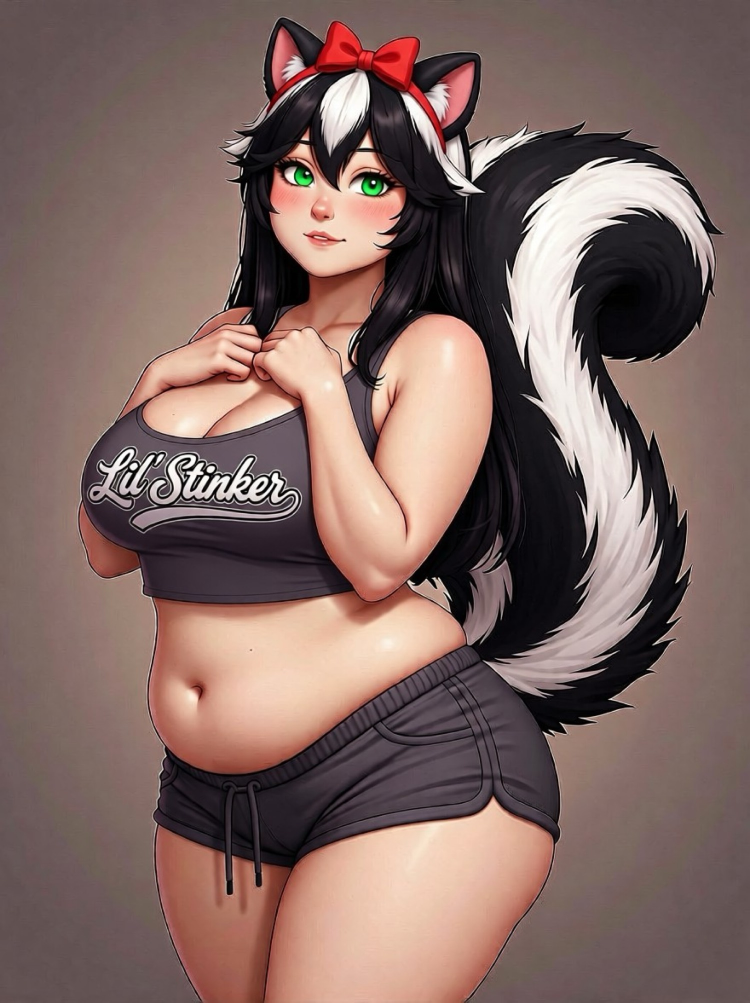
#> input picture attachments/IMG_9452.jpg, 1500 x 2005 px (shown at 1/2 size); its folder holds only this picture in this run
$ python -i repair_portraits.py   (imports and definitions only)
#> lines starting #> are read from the running program, lines starting #| are printed output that depends on the picture; after the words box and inside, x2 and y2 are one past the last pixel; in counts of white or black regions, pixels touching at a corner belong together
#!/usr/bin/env python3
"""Tighten mattes, kill magenta/pink backdrop leftovers, despill hair fringes."""
from __future__ import annotations

from pathlib import Path

import numpy as np
from PIL import Image, ImageFilter

ROOT = Path("/workspace/public/art/izzy")


def flood(seed: np.ndarray) -> np.ndarray:
    return flood_from_edges(seed)


def flood_from_edges(seed: np.ndarray) -> np.ndarray:
    h, w = seed.shape
    out = np.zeros((h, w), dtype=bool)
    stack: list[tuple[int, int]] = []

    def push(y: int, x: int) -> None:
        if 0 <= y < h and 0 <= x < w and seed[y, x] and not out[y, x]:
            out[y, x] = True
            stack.append((y, x))

    for x in range(w):
        push(0, x)
        push(h - 1, x)
    for y in range(h):
        push(y, 0)
        push(y, w - 1)
    while stack:
        y, x = stack.pop()
        push(y - 1, x)
        push(y + 1, x)
        push(y, x - 1)
        push(y, x + 1)
    return out


def flood_from(seed_mask: np.ndarray, allowed: np.ndarray) -> np.ndarray:
    h, w = allowed.shape
    out = np.zeros((h, w), dtype=bool)
    stack: list[tuple[int, int]] = []

    def push(y: int, x: int) -> None:
        if 0 <= y < h and 0 <= x < w and allowed[y, x] and not out[y, x]:
            out[y, x] = True
            stack.append((y, x))

    ys, xs = np.where(seed_mask & allowed)
    for y, x in zip(ys.tolist(), xs.tolist()):
        push(y, x)
    while stack:
        y, x = stack.pop()
        push(y - 1, x)
        push(y + 1, x)
        push(y, x - 1)
        push(y, x + 1)
    return out


def largest_component(keep: np.ndarray) -> np.ndarray:
    ys, xs = np.where(keep)
    if len(ys) == 0:
        return keep
    cy, cx = int(np.median(ys)), int(np.median(xs))
    if not keep[cy, cx]:
        d = (ys - cy) ** 2 + (xs - cx) ** 2
        i = int(np.argmin(d))
        cy, cx = int(ys[i]), int(xs[i])
    seed = np.zeros_like(keep)
    seed[cy, cx] = True
    main = flood_from(seed, keep)
    return main if main.any() else keep


def magentaish(r: np.ndarray, g: np.ndarray, b: np.ndarray) -> np.ndarray:
    mx = np.maximum(r, b)
    return (r > 70) & (b > 55) & (g + 28 < mx) & ((r + b) / 2 - g > 22)


def repair(src: Path, dst: Path) -> None:
#> called with src = '../attachments/IMG_9452.jpg', dst = 'out.png'
    im = Image.open(src).convert("RGBA")
    arr = np.array(im).astype(np.float32)
    rgb = arr[:, :, :3]
    r, g, b = rgb[:, :, 0], rgb[:, :, 1], rgb[:, :, 2]
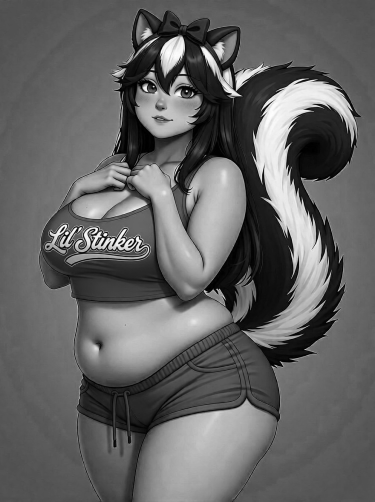
#> b: shape (2005, 1500) float32 (shown at 1/4 size); min 0, max 255, mean 98.9
    a = arr[:, :, 3]
#> a: shape (2005, 1500) float32; every value is 255
    h, w, _ = arr.shape

    border = np.concatenate([rgb[0], rgb[-1], rgb[:, 0], rgb[:, -1]], axis=0)
    bg = np.median(border, axis=0)
#> bg = [108, 89, 88]
    dist = np.sqrt(((rgb - bg) ** 2).sum(axis=2))
    mag = magentaish(r, g, b)
#> in magentaish, `return (r > 70) & (b > 55) & (g + 28 < mx) & ((r + b) / 2 - g > 22)`:
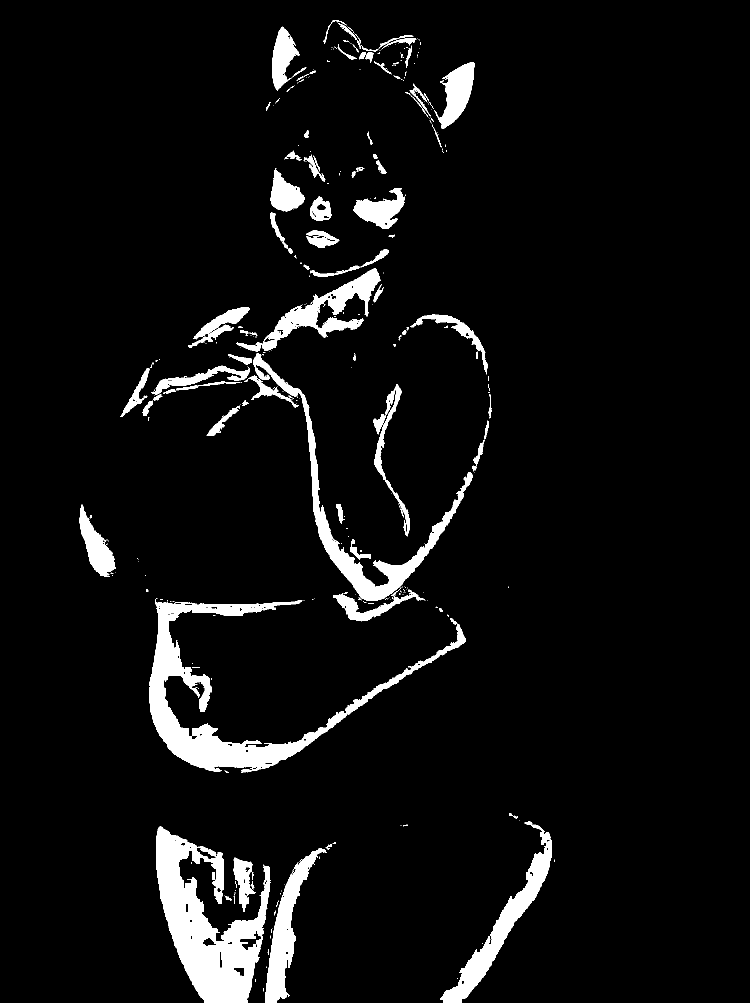
#> returned value: shape (2005, 1500) bool (shown at 1/2 size); 5.9% white; 384 white regions (282 under 20 px), largest, box (x1, y1, x2, y2) and area: (312, 1652, 541, 2005) 37544, (298, 1198, 931, 1545) 35197, (506, 706, 946, 1202) 16945
    sat = rgb.max(axis=2) - rgb.min(axis=2)

    # Backdrop: near-bg, magenta leftovers, or already-transparent.
    is_bg = (a < 18) | (dist < 38) | (mag & (a < 230) & (sat < 90))
#> is_bg: shape (2005, 1500) bool; 36.7% white; 7031 white regions (6794 under 20 px), largest, box (x1, y1, x2, y2) and area: (0, 0, 1500, 2005) 990295, (204, 832, 615, 1001) 23511, (696, 1473, 963, 1602) 13129
    # Also treat very light pink wash as bg when it's near the canvas edge flood.
    is_bg = is_bg | ((r > 170) & (b > 140) & (g > 120) & (r > g + 15) & (a < 200))
    kill = flood(is_bg)
#> in flood, `return flood_from_edges(seed)`:
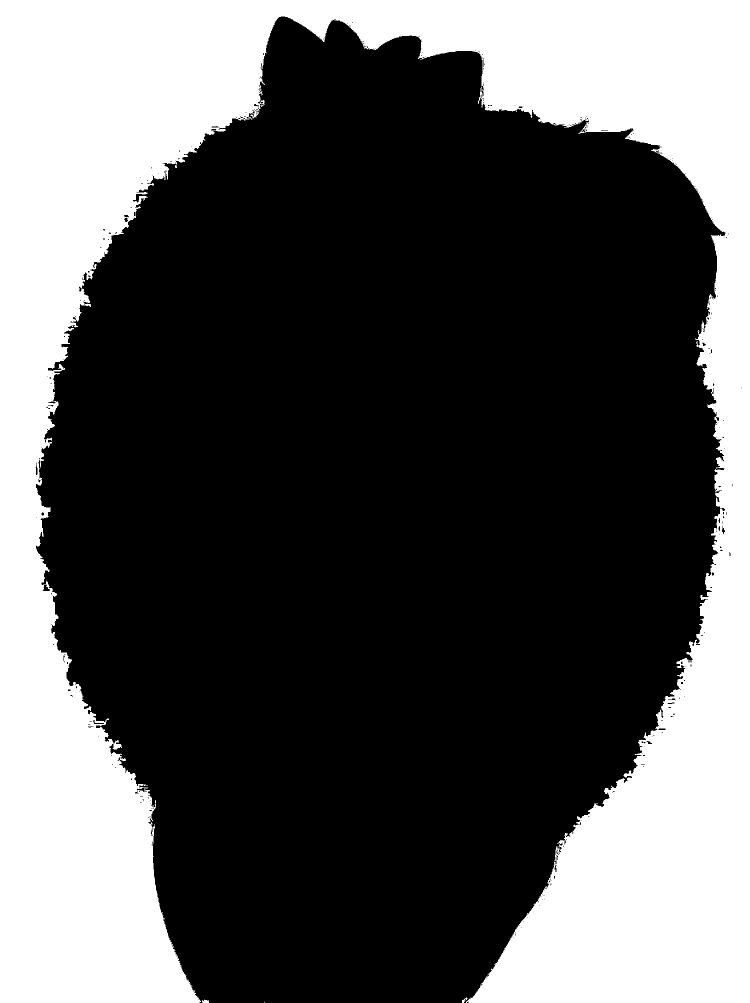
#> returned value: shape (2005, 1500) bool (shown at 1/2 size); 32.9% white; 4 white regions (1 under 20 px), largest, box (x1, y1, x2, y2) and area: (0, 0, 1500, 2005) 989846, (404, 1999, 418, 2005) 61, (924, 1995, 936, 2005) 49

    keep = (a > 40) & ~kill
    keep = largest_component(keep)
#> in largest_component, `cy, cx = int(np.median(ys)), int(np.median(xs))`: cy = 1012; cx = 756
#> in flood_from, `ys, xs = np.where(seed_mask & allowed)`: ys = [1012]; xs = [756]
#> the loop in flood_from, `for y, x in zip(ys.tolist(), xs.tolist()):` made 1 pass
#> (y, x) on pass 1: (1012, 756)
    # Grow keep slightly so hair wisps survive, then re-knock flood bg.
    kimg = Image.fromarray(keep.astype(np.uint8) * 255)
#> kimg: PIL image 1500x2005 L; 67% white; 4 black regions (1 under 20 px), largest, box (x1, y1, x2, y2) and area: (0, 0, 1500, 2005) 992069, (404, 1999, 418, 2005) 61, (924, 1995, 936, 2005) 49
    keep = np.array(kimg.filter(ImageFilter.MaxFilter(3))) > 0
#> keep: shape (2005, 1500) bool; 67.4% white; 26 black regions (21 under 20 px), largest, box (x1, y1, x2, y2) and area: (0, 0, 1500, 2005) 980656, (228, 1486, 242, 1498) 97, (406, 2001, 417, 2005) 33, (119, 729, 128, 739) 32, (521, 202, 527, 210) 31
    keep = keep & ~kill
#> keep: shape (2005, 1500) bool; 67% white; 4 black regions (1 under 20 px), largest, box (x1, y1, x2, y2) and area: (0, 0, 1500, 2005) 992010, (404, 1999, 418, 2005) 61, (924, 1995, 936, 2005) 49

    # Semi-transparent halo: if a pixel is weakly opaque and magenta/near-bg, drop it.
    halo = keep & ((a < 140) | (dist < 55) | (mag & (a < 210)))
#> halo: shape (2005, 1500) bool; 12.6% white; 6102 white regions (5707 under 20 px), largest, box (x1, y1, x2, y2) and area: (72, 226, 511, 1615) 99484, (1118, 652, 1450, 1689) 58725, (195, 804, 617, 1019) 28403
    # Only drop halo on the silhouette (pixels with a transparent neighbor).
    trans = ~keep | (a < 12)
    neigh = np.zeros_like(halo)
    neigh[1:] |= trans[:-1]
#> neigh: shape (2005, 1500) bool; 33% white; 4 white regions (1 under 20 px), largest, box (x1, y1, x2, y2) and area: (0, 1, 1500, 2005) 991043, (404, 2000, 418, 2005) 48, (924, 1996, 936, 2005) 45
    neigh[:-1] |= trans[1:]
    neigh[:, 1:] |= trans[:, :-1]
    neigh[:, :-1] |= trans[:, 1:]
#> neigh: shape (2005, 1500) bool; 33.3% white; 2 white regions (1 under 20 px), largest, box (x1, y1, x2, y2) and area: (0, 0, 1500, 2005) 1000910
    drop = halo & neigh
#> drop: shape (2005, 1500) bool; 0.24% white in thin lines or dots
    keep = keep & ~drop
#> keep: shape (2005, 1500) bool; 66.8% white; 4 black regions (1 under 20 px), largest, box (x1, y1, x2, y2) and area: (0, 0, 1500, 2005) 999128, (404, 1998, 419, 2005) 81, (923, 1995, 937, 2005) 66
    fringe = keep & neigh & (magentaish(r, g, b) | ((r > g + 35) & (r > b + 10)))
#> fringe: shape (2005, 1500) bool; 0.01% white in thin lines or dots, all inside (x1, y1, x2, y2) = (528, 40, 1110, 2004)

    alpha = np.where(keep, np.clip(a, 0, 255), 0.0)
    binary = Image.fromarray((alpha > 20).astype(np.uint8) * 255)
    soft = binary.filter(ImageFilter.GaussianBlur(radius=0.8))
    alpha = np.minimum(alpha, np.array(soft).astype(np.float32))
    alpha = np.where(keep, np.maximum(alpha, np.where(a > 200, 255, alpha)), 0.0)

    # Interior leftover pink/purple specks in hair (not the rose bow).
    yx = np.arange(h)[:, None]
    hair_zone = yx < int(h * 0.48)
    bow = (r > 140) & (g < 90) & (b < 110) & (r > g + 50)
#> bow: shape (2005, 1500) bool; 1.7% white; 789 white regions (723 under 20 px), largest, box (x1, y1, x2, y2) and area: (636, 44, 837, 177) 11341, (333, 1732, 542, 2005) 10157, (332, 1471, 614, 1542) 4065
    junk = keep & hair_zone & mag & ~bow & (sat < 85)
#> junk: shape (2005, 1500) bool; 0.51% white; 495 white regions (357 under 20 px), largest, box (x1, y1, x2, y2) and area: (241, 736, 298, 834) 711, (540, 425, 586, 507) 623, (883, 124, 949, 258) 598
    # Recolor junk toward nearby darker hair.
    r2 = np.where(junk | fringe, np.where(junk, np.minimum(r, g + 8), r * 0.55 + g * 0.45), r)
    b2 = np.where(junk | fringe, np.where(junk, np.minimum(b, g + 12), b * 0.50 + g * 0.50), b)
    g2 = np.where(junk, np.maximum(g, (r2 + b2) / 2 * 0.4), g)
    arr[:, :, 0] = r2
    arr[:, :, 1] = g2
    arr[:, :, 2] = b2
    arr[:, :, 3] = alpha
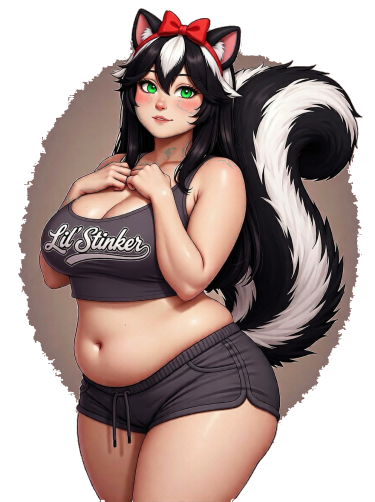
#> arr: shape (2005, 1500, 4) float32 (shown at 1/4 size); mean R, G, B, A 127.9, 104.8, 99.3, 170.9; transparent parts drawn white

    out = Image.fromarray(arr.astype(np.uint8), "RGBA")
    bbox = out.getbbox()
#> bbox = (73, 33, 1450, 2005)
    if bbox:
        x0, y0, x1, y1 = bbox
#> x0 = 73; y0 = 33; x1 = 1450; y1 = 2005
        pad = 6
        out = out.crop((max(0, x0 - pad), max(0, y0 - pad), min(w, x1 + pad), min(h, y1 + pad)))
#> out: PIL image 1389x1978 RGBA
    out.save(dst, "PNG")
    aa = np.array(out)[:, :, 3]
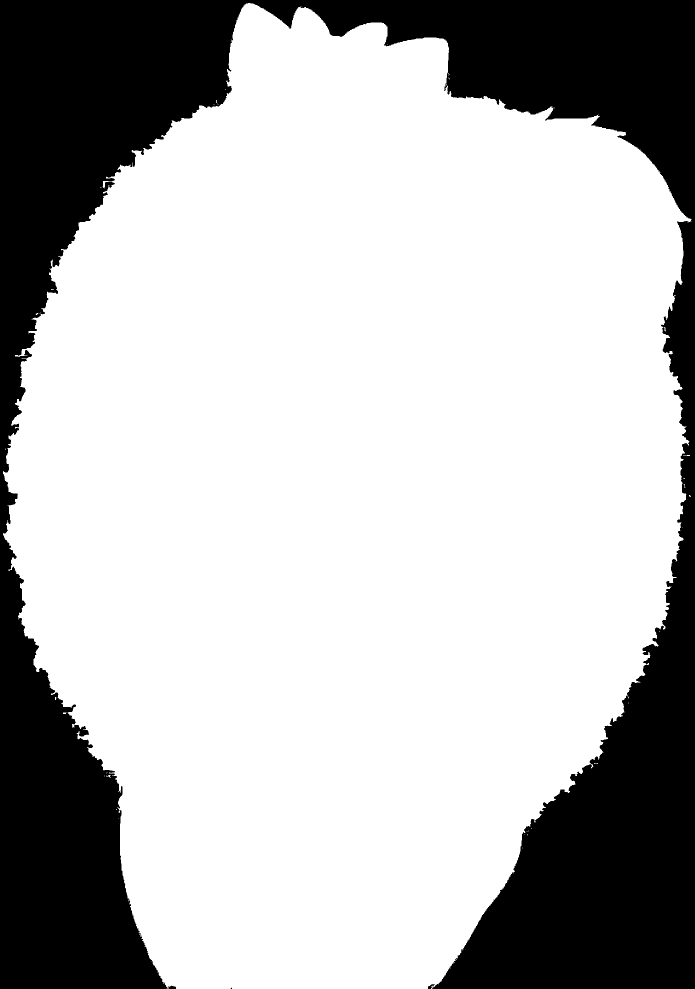
#> aa: shape (1978, 1389) (shown at 1/2 size); 73.1% white; 4 black regions (1 under 20 px), largest, box (x1, y1, x2, y2) and area: (0, 0, 1389, 1978) 739070, (337, 1971, 352, 1978) 81, (856, 1968, 870, 1978) 66
#> (the run stopped early here; a loop or call above may not have finished)
